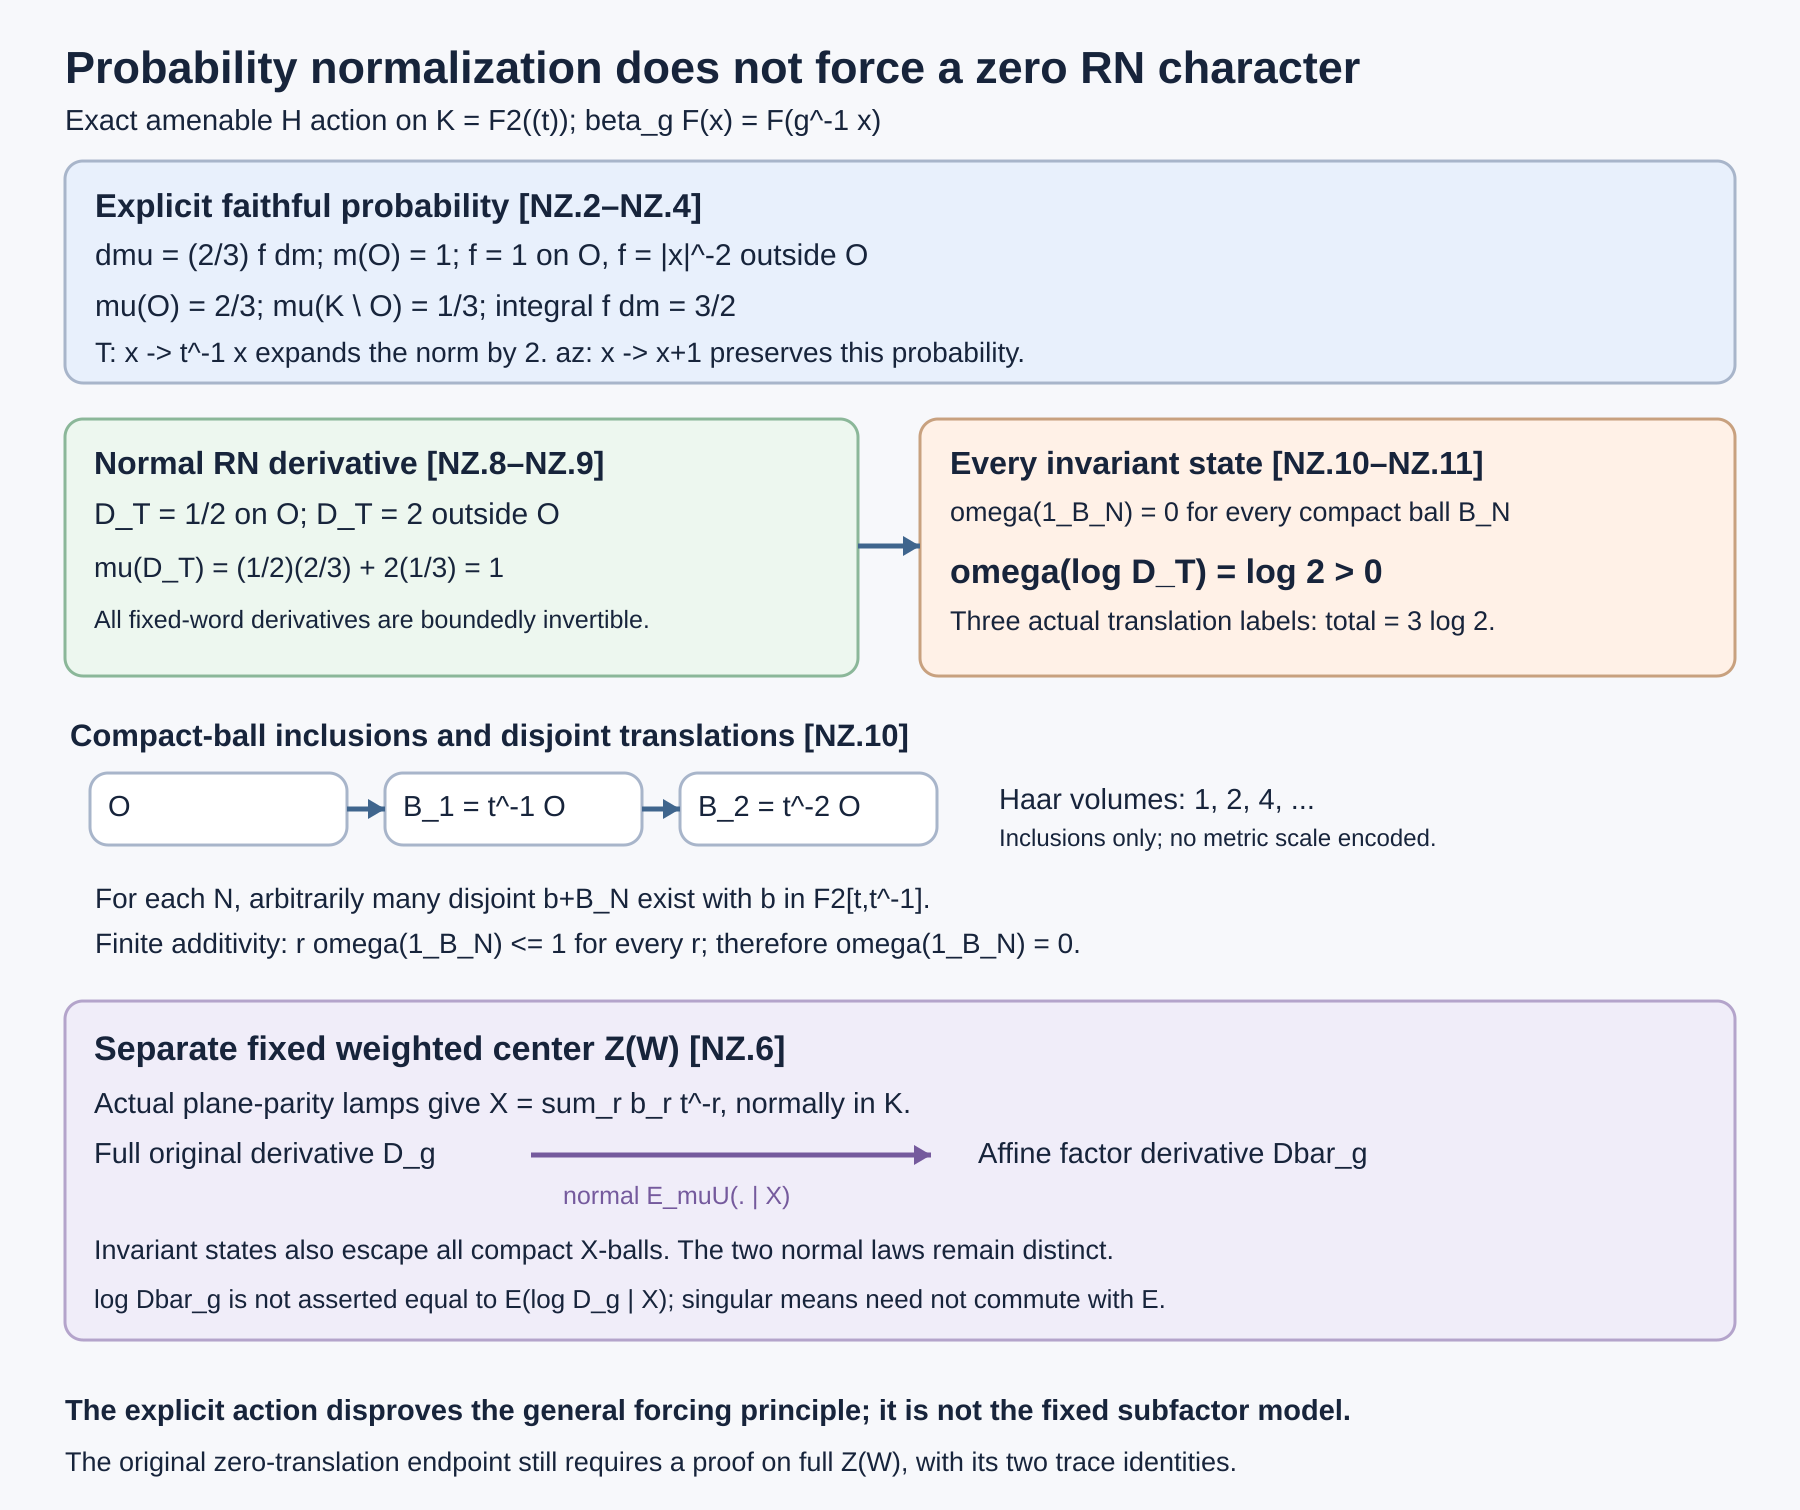

Generate this figure with Python:
from pathlib import Path
from PIL import Image,ImageDraw,ImageFont
import html
own=Path(__file__).resolve().parent
W,H=1800,1510
im=Image.new('RGB',(W,H),'#f7f8fb');d=ImageDraw.Draw(im)
fontdir=Path('C:/Windows/Fonts')
def font(n,bold=False):
    return ImageFont.truetype(str(fontdir/('arialbd.ttf' if bold else 'arial.ttf')),n)
svg=[]
def text(x,y,s,n=29,color='#17243b',bold=False):
    d.text((x,y),s,font=font(n,bold),fill=color)
    svg.append(f'<text x="{x}" y="{y+n}" fill="{color}" font-family="Arial" font-size="{n}" font-weight="{700 if bold else 400}">{html.escape(s)}</text>')
def box(x,y,w,h,fill,outline='#a8b5ca'):
    d.rounded_rectangle((x,y,x+w,y+h),radius=18,fill=fill,outline=outline,width=3)
    svg.append(f'<rect x="{x}" y="{y}" width="{w}" height="{h}" rx="18" fill="{fill}" stroke="{outline}" stroke-width="3"/>')
def arrow(x1,y1,x2,y2,color='#3f658d'):
    d.line((x1,y1,x2,y2),fill=color,width=5)
    if x2>x1: pts=[(x2,y2),(x2-17,y2-10),(x2-17,y2+10)]
    else: pts=[(x2,y2),(x2-10,y2-17),(x2+10,y2-17)]
    d.polygon(pts,fill=color)
    svg.append(f'<line x1="{x1}" y1="{y1}" x2="{x2}" y2="{y2}" stroke="{color}" stroke-width="5"/><polygon points="{" ".join(str(x)+","+str(y) for x,y in pts)}" fill="{color}"/>')

text(65,38,'Probability normalization does not force a zero RN character',45,bold=True)
text(65,101,'Exact amenable H action on K = F2((t)); beta_g F(x) = F(g^-1 x)',29)
box(65,161,1670,222,'#e8f0fc')
text(95,184,'Explicit faithful probability  [NZ.2–NZ.4]',33,bold=True)
text(95,235,'dmu = (2/3) f dm;  m(O) = 1;  f = 1 on O,  f = |x|^-2 outside O',30)
text(95,286,'mu(O) = 2/3;   mu(K \\ O) = 1/3;   integral f dm = 3/2',30)
text(95,334,'T: x -> t^-1 x expands the norm by 2.  az: x -> x+1 preserves this probability.',28)
box(65,419,793,257,'#edf7ef','#8bb799')
text(94,442,'Normal RN derivative  [NZ.8–NZ.9]',32,bold=True)
text(94,494,'D_T = 1/2 on O;  D_T = 2 outside O',30)
text(94,549,'mu(D_T) = (1/2)(2/3) + 2(1/3) = 1',28)
text(94,603,'All fixed-word derivatives are boundedly invertible.',25)
box(920,419,815,257,'#fff1e7','#c8a17f')
text(950,442,'Every invariant state  [NZ.10–NZ.11]',32,bold=True)
text(950,494,'omega(1_B_N) = 0 for every compact ball B_N',27)
text(950,549,'omega(log D_T) = log 2 > 0',34,bold=True)
text(950,603,'Three actual translation labels: total = 3 log 2.',27)
arrow(858,546,920,546)
text(70,715,'Compact-ball inclusions and disjoint translations  [NZ.10]',31,bold=True)
for x,label in ((90,'O'),(385,'B_1 = t^-1 O'),(680,'B_2 = t^-2 O')):
    box(x,773,257,72,'#ffffff')
    text(x+18,787,label,29)
arrow(347,809,385,809);arrow(642,809,680,809)
text(999,780,'Haar volumes: 1, 2, 4, ...',29)
text(999,822,'Inclusions only; no metric scale encoded.',24)
text(95,880,'For each N, arbitrarily many disjoint b+B_N exist with b in F2[t,t^-1].',28)
text(95,925,'Finite additivity: r omega(1_B_N) <= 1 for every r; therefore omega(1_B_N) = 0.',28)

box(65,1001,1670,339,'#f0edf9','#b4a4cb')
text(94,1026,'Separate fixed weighted center Z(W)  [NZ.6]',34,bold=True)
text(94,1084,'Actual plane-parity lamps give X = sum_r b_r t^-r, normally in K.',29)
text(94,1134,'Full original derivative D_g',29)
text(978,1134,'Affine factor derivative Dbar_g',29)
arrow(531,1155,931,1155,'#755a9d')
text(563,1179,'normal E_muU(. | X)',25,color='#755a9d')
text(94,1232,'Invariant states also escape all compact X-balls.  The two normal laws remain distinct.',27)
text(94,1282,'log Dbar_g is not asserted equal to E(log D_g | X); singular means need not commute with E.',26)
text(65,1391,'The explicit action disproves the general forcing principle; it is not the fixed subfactor model.',29,bold=True)
text(65,1444,'The original zero-translation endpoint still requires a proof on full Z(W), with its two trace identities.',27)
im.save(own/'normalization-obstruction-v17.png')
(own/'normalization-obstruction-v17.svg').write_text(f'<svg xmlns="http://www.w3.org/2000/svg" width="{W}" height="{H}" viewBox="0 0 {W} {H}"><rect width="{W}" height="{H}" fill="#f7f8fb"/>'+''.join(svg)+'</svg>',encoding='utf-8')
print(f'rendered {W}x{H}')
